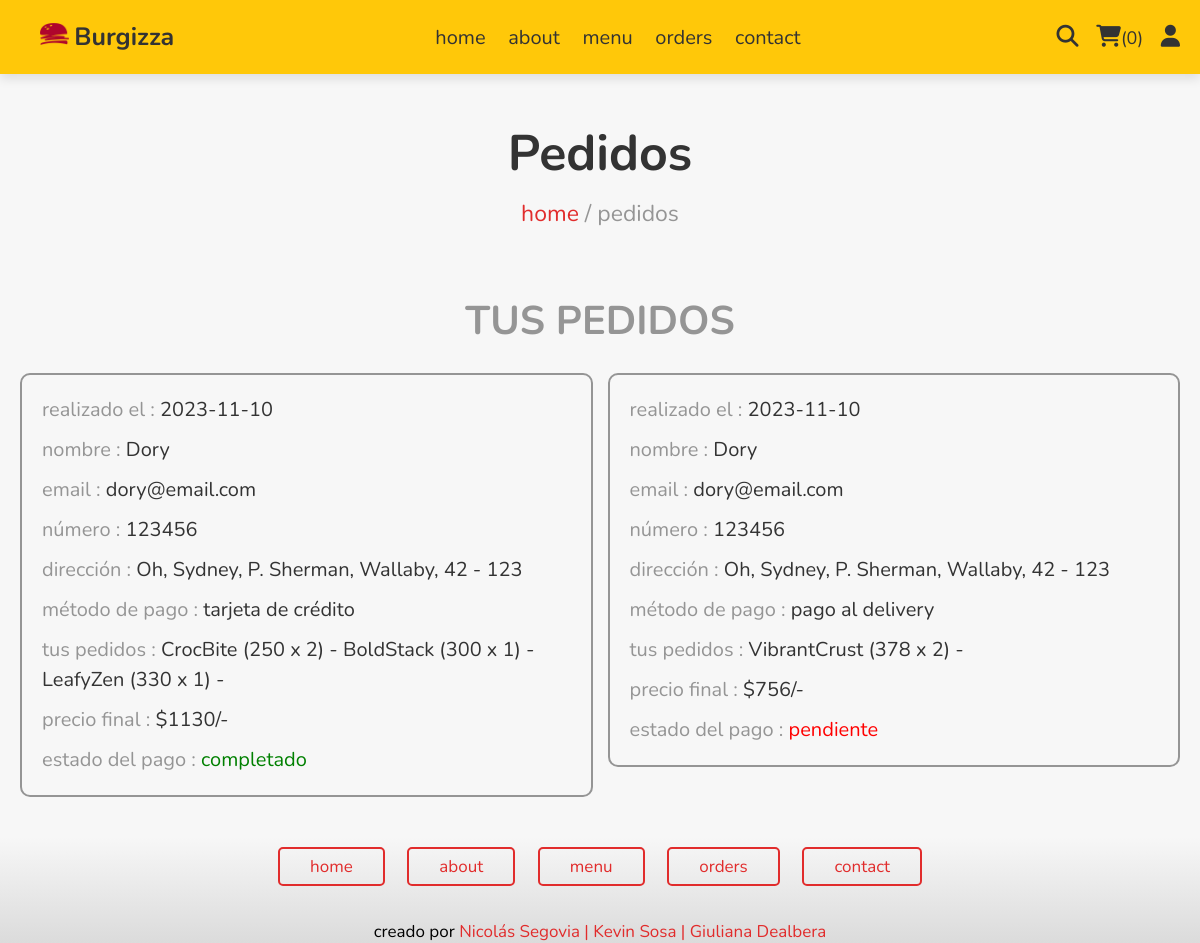
The app's page /orders.php (signed in) with its own data.
### tables this page shows
CREATE TABLE `orders` (
  `id` int(100) NOT NULL,
  `user_id` int(100) NOT NULL,
  `name` varchar(20) NOT NULL,
  `number` varchar(12) NOT NULL,
  `email` varchar(50) NOT NULL,
  `method` varchar(50) NOT NULL,
  `address` varchar(500) NOT NULL,
  `total_products` varchar(100) NOT NULL,
  `total_price` int(100) NOT NULL,
  `placed_on` date NOT NULL DEFAULT current_timestamp(),
  `payment_status` varchar(20) NOT NULL DEFAULT 'pendiente'
);

### orders.php (the view, shortened to what this page needs)
<?php
include 'components/connect.php';
if(isset($_SESSION['user_id'])){
    $user_id = $_SESSION['user_id'];
}else{
    $user_id = '';
    header('location:home.php');
    };
?>
<!DOCTYPE html>
<html lang="en">
<head>
    <link rel="stylesheet" href="https://cdnjs.cloudflare.com/ajax/libs/font-awesome/6.4.0/css/all.min.css">
    <link rel="stylesheet" href="css/style.css?v=<?php echo time(); ?>" >
</head>
<body>
    <?php include 'components/user_header.php'; ?>
    <div class="heading">
        <h3>pedidos</h3>
        <p><a href="home.php">home</a> <span> / pedidos</span></p>
    </div>
    <section class="orders">
        <h1 class="title">tus pedidos</h1>
        <div class="box-container">
            <?php
            if($user_id == ''){
                echo '<p class="empty">por favor, inicia sesión para ver tus pedidos</p>';
            }else{
                $select_orders = $conn->prepare("SELECT * FROM `orders` WHERE user_id = ?");
                $select_orders->execute([$user_id]);
                if($select_orders->rowCount() > 0){
                    while($fetch_orders = $select_orders->fetch(PDO::FETCH_ASSOC)){
            ?>
            <div class="box">
            <p>realizado el : <span><?= $fetch_orders['placed_on']; ?></span></p>
            <p>nombre : <span><?= $fetch_orders['name']; ?></span></p>
            <p>email : <span><?= $fetch_orders['email']; ?></span></p>
            <p>número : <span><?= $fetch_orders['number']; ?></span></p>
            <p>dirección : <span><?= $fetch_orders['address']; ?></span></p>
            <p>método de pago : <span><?= $fetch_orders['method']; ?></span></p>
            <p>tus pedidos : <span><?= $fetch_orders['total_products']; ?></span></p>
            <p>precio final : <span>$<?= $fetch_orders['total_price']; ?>/-</span></p>
            <p>estado del pago : <span style="color:<?php if($fetch_orders['payment_status'] == 'pendiente'){ echo 'red'; }else{ echo 'green'; }; ?>"><?= $fetch_orders['payment_status']; ?></span> </p>
            </div>
            <?php
            }
            }else{
                echo '<p class="empty">aún no has realizado ningún pedido!</p>';
            }
            }
            ?>
        </div>
    </section>
    <?php include 'components/footer.php'; ?>
</body>
</html>

### css/style.css (style rules this page uses)
:root { --red: #e12c2c; --yellow: #ffc809; --light-gray: #959595; --dark-gray: #333; --white: #f7f7f7; --border: .2rem solid var(--light-gray); }
* { font-family: 'Nunito', sans-serif; margin:0; padding:0; box-sizing: border-box; outline: none; border: none; text-decoration: none; transition:all .2s linear; }
html { font-size: 62.5%; overflow-x: hidden; scroll-behavior: smooth; scroll-padding-top: 6rem; }
body { background: var(--white); }
section { padding: 2rem; margin: 0 auto; max-width: 1300px; }
.title { text-align: center; margin-bottom: 2.5rem; font-size: 4rem; color: var(--light-gray); text-transform: uppercase; }
.heading { display: flex; align-items: center; justify-content: center; gap:1rem; flex-flow: column; background-color: var(--white); min-height: 20rem; }
.heading h3 { font-size: 5rem; color: var(--dark-gray); text-transform: capitalize; }
.heading p { font-size: 2.3rem; }
.heading p a { color: var(--red); text-decoration: none; }
.heading p span { color: var(--light-gray); }
.orders .box-container { display: flex; flex-wrap: wrap; gap:1.5rem; align-items: flex-start; }
.orders .box-container .box { padding:1rem 2rem; border:var(--border); flex:1 1 40rem; border-radius: 10px; }
.orders .box-container .box p { line-height: 1.5; margin:1rem 0; font-size: 2rem; color:var(--light-gray); }
.orders .box-container .box p span { color:var(--dark-gray); }

### records on screen
orders: placed_on "2023-11-10", name "Dory", email "dory@email.com", number "123456", address "Oh, Sydney, P. Sherman, Wallaby, 42 - 123", method "tarjeta de crédito", total_products "CrocBite (250 x 2) - BoldStack (300 x 1) - LeafyZen (330 x 1) -", total_price "1130", payment_status "completado"
orders: placed_on "2023-11-10", name "Dory", email "dory@email.com", number "123456", address "Oh, Sydney, P. Sherman, Wallaby, 42 - 123", method "pago al delivery", total_products "VibrantCrust (378 x 2) -", total_price "756", payment_status "pendiente"

### other values on screen
$total_user_cart_items "0"
